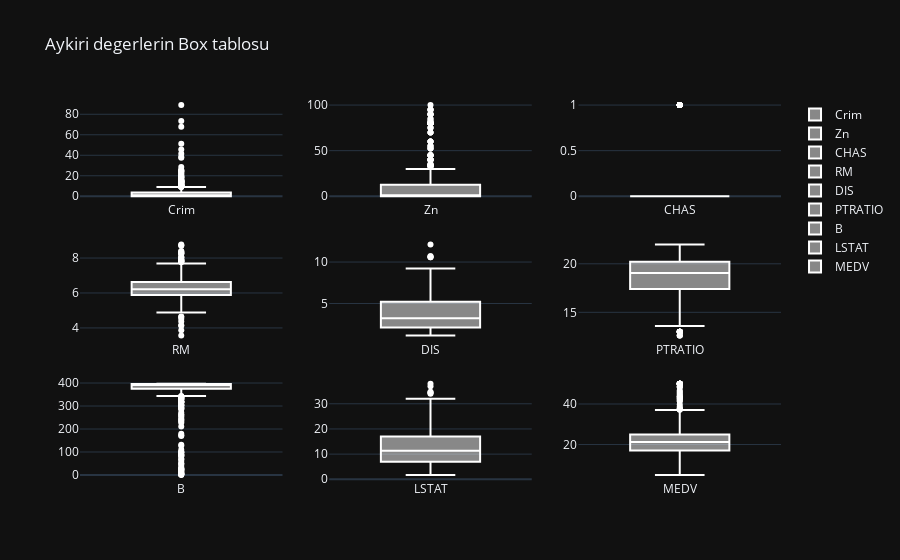

The cell this chart's notebook holds for it:
### Markdown cell above
Aykiri degerleri bulup listeledim

### Code cell
fig=make_subplots(rows=3,cols=3)

fig.add_trace(go.Box(y=df["CRIM"].values , name= "Crim", marker_color="white"),row=1,col=1)
fig.add_trace(go.Box(y=df["ZN"].values , name= "Zn", marker_color="white"),row=1,col=2)
fig.add_trace(go.Box(y=df["CHAS"].values , name= "CHAS", marker_color="white"),row=1,col=3)
fig.add_trace(go.Box(y=df["RM"].values , name= "RM", marker_color="white"),row=2,col=1)
fig.add_trace(go.Box(y=df["DIS"].values , name= "DIS", marker_color="white"),row=2,col=2)
fig.add_trace(go.Box(y=df["PTRATIO"].values , name= "PTRATIO", marker_color="white"),row=2,col=3)
fig.add_trace(go.Box(y=df["B"].values , name= "B", marker_color="white"),row=3,col=1)
fig.add_trace(go.Box(y=df["LSTAT"].values , name= "LSTAT", marker_color="white"),row=3,col=2)
fig.add_trace(go.Box(y=df["MEDV"].values , name= "MEDV", marker_color="white"),row=3,col=3)

fig.update_layout(
    title="Aykiri degerlerin Box tablosu ",
    template="plotly_dark"
)
fig.show()

### Figure 1 — Plotly figure (JSON) as saved in the notebook; plotly's stock layout.template omitted (floating-point values rounded to 4 significant figures; data arrays with more than 128 entries replaced by an {"elided": "..."} marker saying what was removed)
{"data": [{"marker": {"color": "white"}, "name": "Crim", "type": "box", "xaxis": "x", "y": {"elided": "506 float values"}, "yaxis": "y"}, {"marker": {"color": "white"}, "name": "Zn", "type": "box", "xaxis": "x2", "y": {"elided": "506 float values"}, "yaxis": "y2"}, {"marker": {"color": "white"}, "name": "CHAS", "type": "box", "xaxis": "x3", "y": {"elided": "506 int values"}, "yaxis": "y3"}, {"marker": {"color": "white"}, "name": "RM", "type": "box", "xaxis": "x4", "y": {"elided": "506 float values"}, "yaxis": "y4"}, {"marker": {"color": "white"}, "name": "DIS", "type": "box", "xaxis": "x5", "y": {"elided": "506 float values"}, "yaxis": "y5"}, {"marker": {"color": "white"}, "name": "PTRATIO", "type": "box", "xaxis": "x6", "y": {"elided": "506 float values"}, "yaxis": "y6"}, {"marker": {"color": "white"}, "name": "B", "type": "box", "xaxis": "x7", "y": {"elided": "506 float values"}, "yaxis": "y7"}, {"marker": {"color": "white"}, "name": "LSTAT", "type": "box", "xaxis": "x8", "y": {"elided": "506 float values"}, "yaxis": "y8"}, {"marker": {"color": "white"}, "name": "MEDV", "type": "box", "xaxis": "x9", "y": {"elided": "506 float values"}, "yaxis": "y9"}], "layout": {"title": {"text": "Aykiri degerlerin Box tablosu "}, "xaxis": {"anchor": "y", "domain": [0, 0.2889]}, "xaxis2": {"anchor": "y2", "domain": [0.3556, 0.6444]}, "xaxis3": {"anchor": "y3", "domain": [0.7111, 1]}, "xaxis4": {"anchor": "y4", "domain": [0, 0.2889]}, "xaxis5": {"anchor": "y5", "domain": [0.3556, 0.6444]}, "xaxis6": {"anchor": "y6", "domain": [0.7111, 1]}, "xaxis7": {"anchor": "y7", "domain": [0, 0.2889]}, "xaxis8": {"anchor": "y8", "domain": [0.3556, 0.6444]}, "xaxis9": {"anchor": "y9", "domain": [0.7111, 1]}, "yaxis": {"anchor": "x", "domain": [0.7333, 1]}, "yaxis2": {"anchor": "x2", "domain": [0.7333, 1]}, "yaxis3": {"anchor": "x3", "domain": [0.7333, 1]}, "yaxis4": {"anchor": "x4", "domain": [0.3667, 0.6333]}, "yaxis5": {"anchor": "x5", "domain": [0.3667, 0.6333]}, "yaxis6": {"anchor": "x6", "domain": [0.3667, 0.6333]}, "yaxis7": {"anchor": "x7", "domain": [0, 0.2667]}, "yaxis8": {"anchor": "x8", "domain": [0, 0.2667]}, "yaxis9": {"anchor": "x9", "domain": [0, 0.2667]}}}
